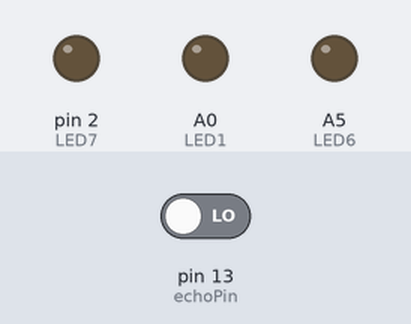
Bench run of a sketch on a simulated Arduino Uno, built with avr-gcc and run on an emulated ATmega328P. On the bench: output pins drawn as LEDs (lit = HIGH). The inputs (shaded band) are chosen by the test bench; at power-on: pin 13 (echoPin) LOW. Pins used as bus, display or sensor lines are not drawn; what the sketch prints to the serial monitor is not drawn.

Above: at 0.1 s.
At 1.4 s:
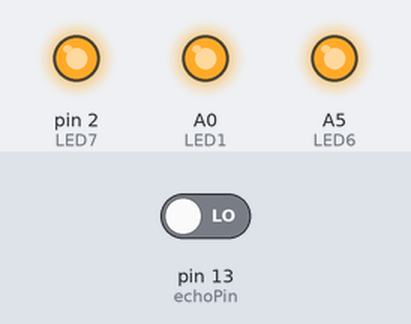
Timing chart, 0 to 2.9 s (numbered marks = the images above):
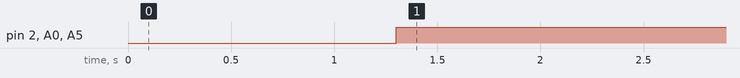

Measured:
- by itself, pin 2 (LED7), A0 (LED1), A5 (LED6): LOW → HIGH at 1.3 s

The sketch:

3_8_distanceSensing.ino
```cpp
const int trigPin = 12;
const int echoPin = 13;

const int LED1 = A0;
const int LED6 = A5;
const int LED7 = 2;

int duration = 0;
int distance = 0;

void setup()
{
  pinMode(trigPin , OUTPUT);
  pinMode(echoPin , INPUT);

  pinMode(LED1 , OUTPUT);
  pinMode(LED6 , OUTPUT);
  pinMode(LED7 , OUTPUT);

  Serial.begin(9600);
  Serial.println("Ultrasonic Sensor HC-SR04 Test"); // print some text in Serial Monitor
  Serial.println("with Arduino UNO R3");
}

void loop()
{
 digitalWrite(trigPin, LOW);
  delay(200);
  digitalWrite(trigPin, HIGH);
  delay(100);
  digitalWrite(trigPin, LOW);
  duration = pulseIn(echoPin, HIGH);
  distance = duration/58.2;


  if ( distance <= 42 )
  {
    digitalWrite(LED1, HIGH);
  }
  else
  {
    digitalWrite(LED1, LOW);
  }

  {
  if ( distance <= 42 )
  {
    digitalWrite(LED6, HIGH);
  }
  else
  {
    digitalWrite(LED6, LOW);
  }
  if ( distance <= 49 )
  {
    digitalWrite(LED7, HIGH);
  }
  else
  {
    digitalWrite(LED7, LOW);
  }
  delay(100);
}
}
```
